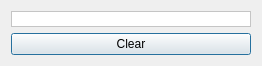
<?xml version="1.0" encoding="UTF-8"?>
<ui version="4.0">
 <class>KeySequencer</class>
 <widget class="QDialog" name="KeySequencer">
  <property name="geometry">
   <rect>
    <x>0</x>
    <y>0</y>
    <width>262</width>
    <height>62</height>
   </rect>
  </property>
  <property name="sizePolicy">
   <sizepolicy hsizetype="Preferred" vsizetype="Minimum">
    <horstretch>0</horstretch>
    <verstretch>0</verstretch>
   </sizepolicy>
  </property>
  <property name="windowTitle">
   <string>Press key sequence</string>
  </property>
  <layout class="QVBoxLayout" name="verticalLayout">
   <item>
    <widget class="QLabel" name="Shortcut_">
     <property name="styleSheet">
      <string>background-color: rgb(255, 255, 255);</string>
     </property>
     <property name="frameShape">
      <enum>QFrame::StyledPanel</enum>
     </property>
     <property name="text">
      <string/>
     </property>
     <property name="alignment">
      <set>Qt::AlignCenter</set>
     </property>
    </widget>
   </item>
   <item>
    <widget class="QPushButton" name="pushButton">
     <property name="text">
      <string>Clear</string>
     </property>
    </widget>
   </item>
  </layout>
 </widget>
 <resources/>
 <connections>
  <connection>
   <sender>pushButton</sender>
   <signal>released()</signal>
   <receiver>KeySequencer</receiver>
   <slot>accept()</slot>
   <hints>
    <hint type="sourcelabel">
     <x>84</x>
     <y>41</y>
    </hint>
    <hint type="destinationlabel">
     <x>86</x>
     <y>63</y>
    </hint>
   </hints>
  </connection>
 </connections>
</ui>
